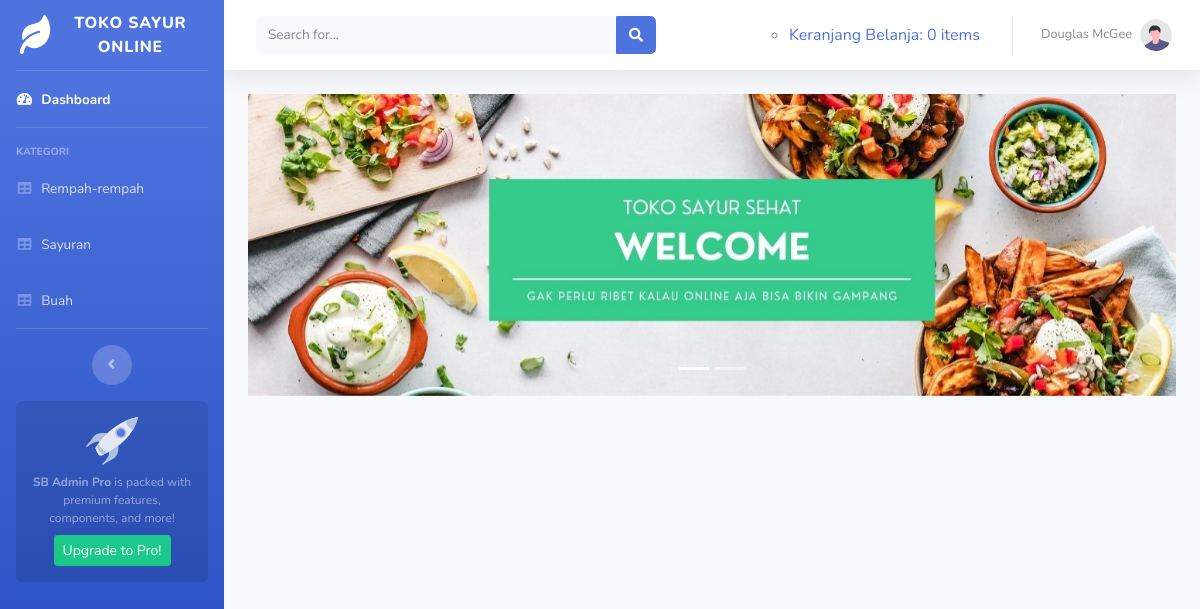
The page /toko_online/index.php/kategori/rempahrempah on the database as committed earlier.
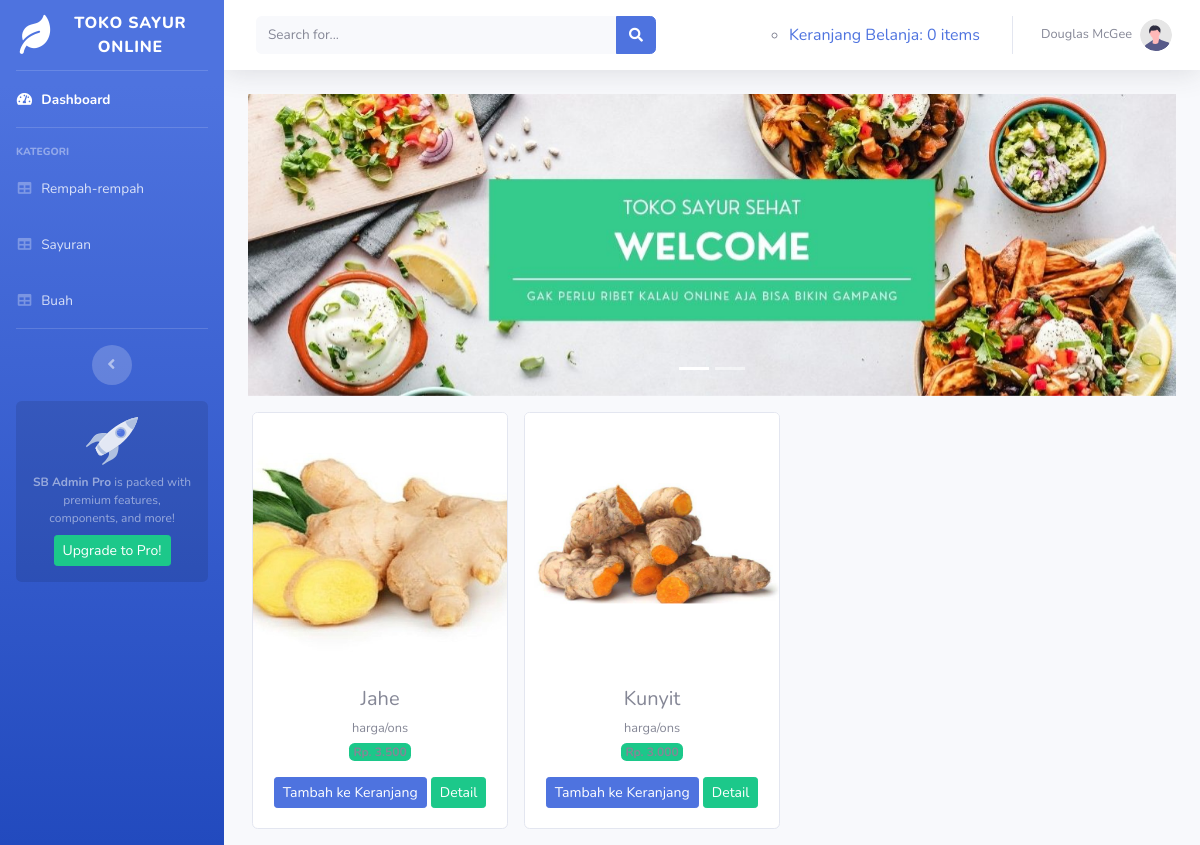
The same page on the database as committed later.
### tables this page shows
CREATE TABLE `sayuran` (
  `id_sayuran` int(11) NOT NULL,
  `nama_sayuran` varchar(120) NOT NULL,
  `keterangan` varchar(225) NOT NULL,
  `kategori` varchar(60) NOT NULL,
  `harga` int(11) NOT NULL,
  `stok` int(4) NOT NULL,
  `gambar` text NOT NULL
);

### toko_online/application/controllers/kategori.php (called while the page is built, shortened)
<?php
 class Kategori extends CI_Controller{
	public function rempahrempah(){
		$data['rempahrempah'] = $this->model_kategori->data_rempahrempah()->result();
		$this->load->view('templates/header');
		$this->load->view('templates/sidebar');
		$this->load->view('rempahrempah',$data);
		$this->load->view('templates/footer');
	}
}

### toko_online/index.php (called while the page is built, shortened)
<?php
require_once BASEPATH.'core/CodeIgniter.php';

### toko_online/application/models/model_kategori.php (called while the page is built, shortened)
<?php
class Model_kategori extends CI_Model{
	public function data_rempahrempah(){
		return $this->db->get_where("sayuran", array('kategori'=>'Rempah - rempah'));
	}
}

### toko_online/application/views/rempahrempah.php (the view, shortened to what this page needs)
<div class="container-fluid">
    <div id="carouselExampleIndicators" class="carousel slide" data-ride="carousel">
          <ol class="carousel-indicators">
            <li data-target="#carouselExampleIndicators" data-slide-to="0" class="active" ></li>
             <li data-target="#carouselExampleIndicators" data-slide-to="1"></li>
         </ol>
          <div class="carousel-inner">
            <div class="carousel-item active">
              <img src="<?php echo base_url('assets/img/slider1.jpg')?>" class="d-block w-100" alt="...">
            </div>
          </div>
        </div>
	<div class="row text-center mt-3">
		<?php foreach ($rempahrempah as $brg) : ?>
			<div class="card ml-3 mb-3" style="width: 16rem;">
        <img src="<?php echo base_url().'/assets/img/'.$brg->gambar ?>" class="card-img-top" alt="...">
        <div class="card-body">
        <h5 class="card-title mb-1"><?php echo $brg->nama_sayuran ?></h5>
        <small><?php echo $brg->keterangan ?></small><br>
        <span class="badge bg-success mb-3">Rp.
          <?php echo number_format($brg->harga, 0, ',','.') ?></span><br>
          <?php echo anchor('dashboard/tambah_ke_keranjang/'.$brg ->id_sayuran,'<div class="btn btn-sm btn-primary">Tambah ke Keranjang</div>') ?>
        <a href="#" class="btn btn-sm btn-success">Detail</a>
      </div>
    </div>
		<?php endforeach; ?>
	</div>
</div>

### toko_online/application/views/templates/header.php (shortened to what this page needs)
<!DOCTYPE html>
<html lang="en">
<head>
    <link href="<?php echo base_url() ?>assets/vendor/fontawesome-free/css/all.min.css" rel="stylesheet" type="text/css">
    <link href="<?php echo base_url() ?>assets/css/sb-admin-2.min.css" rel="stylesheet">
</head>

### toko_online/application/views/templates/sidebar.php (shortened to what this page needs)
<body id="page-top">
    <div id="wrapper">
        <ul class="navbar-nav bg-gradient-primary sidebar sidebar-dark accordion" id="accordionSidebar">
            <a class="sidebar-brand d-flex align-items-center justify-content-center" href="index.html">
                <div class="sidebar-brand-icon rotate-n-15">
                <i class="fas fa-leaf"></i>
                </div>
                <div class="sidebar-brand-text mx-3">TOKO SAYUR ONLINE</div>
            </a>
            <hr class="sidebar-divider my-0">
            <li class="nav-item active">
                <a class="nav-link" href="<?php echo base_url('dashboard/index')?>">
                    <i class="fas fa-fw fa-tachometer-alt"></i>
                    <span>Dashboard</span></a>
            </li>
            <hr class="sidebar-divider">
            <div class="sidebar-heading">
                Kategori
            </div>
            <li class="nav-item">
                <a class="nav-link" href="<?php echo base_url('kategori/rempahrempah')?>">
                    <i class="fas fa-fw fa-table"></i>
                    <span>Rempah-rempah</span></a>
            </li>
            <li class="nav-item">
                <a class="nav-link" href="<?php echo base_url('kategori/Sayuran')?>">
                    <i class="fas fa-fw fa-table"></i>
                    <span>Sayuran</span></a>
            </li>
            <li class="nav-item">
                <a class="nav-link" href="<?php echo base_url('kategori/buah')?>">
                    <i class="fas fa-fw fa-table"></i>
                    <span>Buah</span></a>
            </li>
            <hr class="sidebar-divider d-none d-md-block">
            <div class="text-center d-none d-md-inline">
                <button class="rounded-circle border-0" id="sidebarToggle"></button>
            </div>
            <div class="sidebar-card d-none d-lg-flex">
                <img class="sidebar-card-illustration mb-2" src="img/undraw_rocket.svg" alt="...">
                <p class="text-center mb-2"><strong>SB Admin Pro</strong> is packed with premium features, components, and more!</p>
                <a class="btn btn-success btn-sm" href="https://startbootstrap.com/theme/sb-admin-pro">Upgrade to Pro!</a>
            </div>
        </ul>
        <div id="content-wrapper" class="d-flex flex-column">
            <div id="content">
                <nav class="navbar navbar-expand navbar-light bg-white topbar mb-4 static-top shadow">
                    <form
                        class="d-none d-sm-inline-block form-inline mr-auto ml-md-3 my-2 my-md-0 mw-100 navbar-search">
                        <div class="input-group">
                            <input type="text" class="form-control bg-light border-0 small" placeholder="Search for..."
                                aria-label="Search" aria-describedby="basic-addon2">
                            <div class="input-group-append">
                                <button class="btn btn-primary" type="button">
                                    <i class="fas fa-search fa-sm"></i>
                                </button>
                            </div>
                        </div>
                    </form>
                    <ul class="navbar-nav ml-auto">
                        <div class="navbar">
                            <ul calss="nav navbar-nav navbar-right">
                                <li>
                                    <?php
                                    $keranjang = 'Keranjang Belanja: '.$this->cart->total_items(). ' items'
                                    ?>
                                    <?php echo anchor ('dashboard/detail_keranjang', $keranjang )  ?>
                                </li>
                            </ul>
                        </div>
                        <li class="nav-item dropdown no-arrow">
                            <a class="nav-link dropdown-toggle" href="#" id="userDropdown" role="button"
                                data-toggle="dropdown" aria-haspopup="true" aria-expanded="false">
                                <span class="mr-2 d-none d-lg-inline text-gray-600 small">Douglas McGee</span>
                                <img class="img-profile rounded-circle"
                                    src="img/undraw_profile.svg">
                            </a>
                        </li>
                    </ul>
                </nav>

### toko_online/application/views/templates/footer.php (shortened to what this page needs)
</body>
</html>

Rows that differ between the two databases and show on the page:
added sayuran: gambar (picture), nama_sayuran "Jahe", keterangan "harga/ons", harga "3.500", id_sayuran "Tambah ke Keranjang"
added sayuran: gambar (picture), nama_sayuran "Kunyit", keterangan "harga/ons", harga "3.000", id_sayuran "Tambah ke Keranjang"
